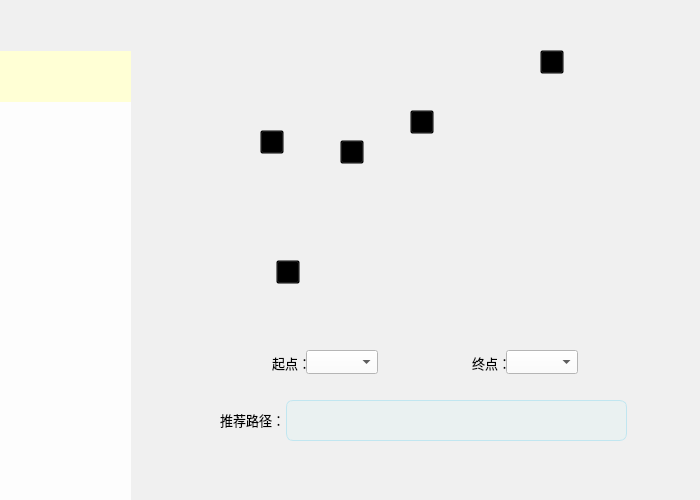
<?xml version="1.0" encoding="UTF-8"?>
<ui version="4.0">
 <class>MainWindow</class>
 <widget class="QMainWindow" name="MainWindow">
  <property name="geometry">
   <rect>
    <x>0</x>
    <y>0</y>
    <width>700</width>
    <height>500</height>
   </rect>
  </property>
  <property name="sizePolicy">
   <sizepolicy hsizetype="Preferred" vsizetype="Preferred">
    <horstretch>0</horstretch>
    <verstretch>0</verstretch>
   </sizepolicy>
  </property>
  <property name="minimumSize">
   <size>
    <width>700</width>
    <height>500</height>
   </size>
  </property>
  <property name="maximumSize">
   <size>
    <width>700</width>
    <height>500</height>
   </size>
  </property>
  <property name="windowTitle">
   <string>校园导览</string>
  </property>
  <property name="styleSheet">
   <string notr="true">background-color: rgb(240, 240, 240);</string>
  </property>
  <widget class="QWidget" name="centralwidget">
   <widget class="QPushButton" name="homeButton">
    <property name="geometry">
     <rect>
      <x>0</x>
      <y>0</y>
      <width>131</width>
      <height>51</height>
     </rect>
    </property>
    <property name="whatsThis">
     <string>&lt;html&gt;&lt;head/&gt;&lt;body&gt;&lt;p&gt;&lt;img src=&quot;:/images/img/home.png&quot;/&gt;&lt;/p&gt;&lt;/body&gt;&lt;/html&gt;</string>
    </property>
    <property name="styleSheet">
     <string notr="true">#homeButton{
	border: none;
	background-color: rgb(240, 240, 240);
	image: url(:/images/img/home.png);
	padding: 10px;
}

</string>
    </property>
    <property name="text">
     <string/>
    </property>
   </widget>
   <widget class="QPushButton" name="setButton">
    <property name="geometry">
     <rect>
      <x>0</x>
      <y>51</y>
      <width>131</width>
      <height>51</height>
     </rect>
    </property>
    <property name="styleSheet">
     <string notr="true">border: none;
background-color: rgb(255, 255, 213);
image: url(:/images/img/set.png);
padding: 10px;</string>
    </property>
    <property name="text">
     <string/>
    </property>
   </widget>
   <widget class="QWidget" name="widget_home" native="true">
    <property name="geometry">
     <rect>
      <x>140</x>
      <y>-10</y>
      <width>571</width>
      <height>491</height>
     </rect>
    </property>
    <property name="styleSheet">
     <string notr="true"/>
    </property>
    <widget class="QLabel" name="text_2">
     <property name="geometry">
      <rect>
       <x>332</x>
       <y>365</y>
       <width>41</width>
       <height>16</height>
      </rect>
     </property>
     <property name="font">
      <font>
       <pointsize>10</pointsize>
      </font>
     </property>
     <property name="text">
      <string>终点：</string>
     </property>
    </widget>
    <widget class="QLabel" name="pathText">
     <property name="geometry">
      <rect>
       <x>146</x>
       <y>410</y>
       <width>341</width>
       <height>41</height>
      </rect>
     </property>
     <property name="font">
      <font>
       <pointsize>10</pointsize>
      </font>
     </property>
     <property name="styleSheet">
      <string notr="true">#pathText{
	background-color: rgba(221, 245, 245, 0.3);
	border-style: solid;
	border-radius: 7px;
	border-width: 1px;
	border-color: rgb(193, 230, 240);
}</string>
     </property>
     <property name="text">
      <string/>
     </property>
    </widget>
    <widget class="QPushButton" name="site_4">
     <property name="geometry">
      <rect>
       <x>120</x>
       <y>140</y>
       <width>24</width>
       <height>24</height>
      </rect>
     </property>
     <property name="cursor">
      <cursorShape>PointingHandCursor</cursorShape>
     </property>
     <property name="styleSheet">
      <string notr="true">image: url(:/images/img/position.png);
background-color: transparent;</string>
     </property>
     <property name="text">
      <string/>
     </property>
    </widget>
    <widget class="QPushButton" name="map">
     <property name="geometry">
      <rect>
       <x>-51</x>
       <y>-7</y>
       <width>621</width>
       <height>351</height>
      </rect>
     </property>
     <property name="styleSheet">
      <string notr="true">image: url(:/images/img/map.png);
border: none;</string>
     </property>
     <property name="text">
      <string/>
     </property>
    </widget>
    <widget class="QPushButton" name="site_1">
     <property name="geometry">
      <rect>
       <x>270</x>
       <y>120</y>
       <width>24</width>
       <height>24</height>
      </rect>
     </property>
     <property name="cursor">
      <cursorShape>PointingHandCursor</cursorShape>
     </property>
     <property name="styleSheet">
      <string notr="true">image: url(:/images/img/position.png);
background-color: transparent;</string>
     </property>
     <property name="text">
      <string/>
     </property>
    </widget>
    <widget class="QComboBox" name="combo_begin">
     <property name="geometry">
      <rect>
       <x>166</x>
       <y>360</y>
       <width>72</width>
       <height>24</height>
      </rect>
     </property>
     <property name="styleSheet">
      <string notr="true">background-color: rgb(253,253,253);</string>
     </property>
    </widget>
    <widget class="QPushButton" name="site_3">
     <property name="geometry">
      <rect>
       <x>200</x>
       <y>150</y>
       <width>24</width>
       <height>24</height>
      </rect>
     </property>
     <property name="cursor">
      <cursorShape>PointingHandCursor</cursorShape>
     </property>
     <property name="styleSheet">
      <string notr="true">image: url(:/images/img/position.png);
background-color: transparent;</string>
     </property>
     <property name="text">
      <string/>
     </property>
    </widget>
    <widget class="QPushButton" name="site_2">
     <property name="geometry">
      <rect>
       <x>400</x>
       <y>60</y>
       <width>24</width>
       <height>24</height>
      </rect>
     </property>
     <property name="cursor">
      <cursorShape>PointingHandCursor</cursorShape>
     </property>
     <property name="styleSheet">
      <string notr="true">image: url(:/images/img/position.png);
background-color: transparent;</string>
     </property>
     <property name="text">
      <string/>
     </property>
    </widget>
    <widget class="QComboBox" name="combo_end">
     <property name="geometry">
      <rect>
       <x>366</x>
       <y>360</y>
       <width>72</width>
       <height>24</height>
      </rect>
     </property>
     <property name="styleSheet">
      <string notr="true">background-color: rgb(253,253,253);</string>
     </property>
    </widget>
    <widget class="QLabel" name="text_3">
     <property name="geometry">
      <rect>
       <x>80</x>
       <y>420</y>
       <width>71</width>
       <height>20</height>
      </rect>
     </property>
     <property name="font">
      <font>
       <pointsize>10</pointsize>
      </font>
     </property>
     <property name="text">
      <string>推荐路径：</string>
     </property>
    </widget>
    <widget class="QLabel" name="text_1">
     <property name="geometry">
      <rect>
       <x>132</x>
       <y>365</y>
       <width>41</width>
       <height>16</height>
      </rect>
     </property>
     <property name="font">
      <font>
       <pointsize>10</pointsize>
      </font>
     </property>
     <property name="text">
      <string>起点：</string>
     </property>
    </widget>
    <widget class="QPushButton" name="site_0">
     <property name="geometry">
      <rect>
       <x>136</x>
       <y>270</y>
       <width>24</width>
       <height>24</height>
      </rect>
     </property>
     <property name="cursor">
      <cursorShape>PointingHandCursor</cursorShape>
     </property>
     <property name="styleSheet">
      <string notr="true">image: url(:/images/img/position.png);
background-color: transparent;</string>
     </property>
     <property name="text">
      <string/>
     </property>
    </widget>
    <zorder>text_2</zorder>
    <zorder>map</zorder>
    <zorder>site_1</zorder>
    <zorder>site_3</zorder>
    <zorder>site_2</zorder>
    <zorder>text_3</zorder>
    <zorder>text_1</zorder>
    <zorder>site_0</zorder>
    <zorder>combo_begin</zorder>
    <zorder>combo_end</zorder>
    <zorder>pathText</zorder>
    <zorder>site_4</zorder>
   </widget>
   <widget class="QLabel" name="label">
    <property name="geometry">
     <rect>
      <x>0</x>
      <y>0</y>
      <width>131</width>
      <height>500</height>
     </rect>
    </property>
    <property name="styleSheet">
     <string notr="true">background-color: rgb(253, 253, 253);</string>
    </property>
    <property name="text">
     <string/>
    </property>
   </widget>
   <widget class="QLabel" name="delete_2">
    <property name="geometry">
     <rect>
      <x>410</x>
      <y>390</y>
      <width>131</width>
      <height>21</height>
     </rect>
    </property>
    <property name="text">
     <string>在下方删除道路：</string>
    </property>
   </widget>
   <widget class="QLabel" name="length">
    <property name="geometry">
     <rect>
      <x>580</x>
      <y>340</y>
      <width>40</width>
      <height>12</height>
     </rect>
    </property>
    <property name="text">
     <string>路径长度：</string>
    </property>
   </widget>
   <widget class="QLabel" name="delete_beginsite">
    <property name="geometry">
     <rect>
      <x>270</x>
      <y>420</y>
      <width>40</width>
      <height>12</height>
     </rect>
    </property>
    <property name="text">
     <string>道路起点：</string>
    </property>
   </widget>
   <widget class="QLabel" name="delete_endsite">
    <property name="geometry">
     <rect>
      <x>450</x>
      <y>420</y>
      <width>71</width>
      <height>20</height>
     </rect>
    </property>
    <property name="text">
     <string>道路终点：</string>
    </property>
   </widget>
   <widget class="QLabel" name="add_endsite">
    <property name="geometry">
     <rect>
      <x>420</x>
      <y>340</y>
      <width>40</width>
      <height>12</height>
     </rect>
    </property>
    <property name="text">
     <string>道路终点：</string>
    </property>
   </widget>
   <widget class="QComboBox" name="add_begin">
    <property name="geometry">
     <rect>
      <x>340</x>
      <y>330</y>
      <width>62</width>
      <height>22</height>
     </rect>
    </property>
   </widget>
   <widget class="QPushButton" name="deleteButton">
    <property name="geometry">
     <rect>
      <x>410</x>
      <y>360</y>
      <width>80</width>
      <height>18</height>
     </rect>
    </property>
    <property name="text">
     <string>确认</string>
    </property>
   </widget>
   <widget class="QComboBox" name="add_end">
    <property name="geometry">
     <rect>
      <x>480</x>
      <y>340</y>
      <width>81</width>
      <height>22</height>
     </rect>
    </property>
   </widget>
   <widget class="QComboBox" name="delete_begin">
    <property name="geometry">
     <rect>
      <x>340</x>
      <y>420</y>
      <width>62</width>
      <height>22</height>
     </rect>
    </property>
   </widget>
   <widget class="QComboBox" name="delete_end">
    <property name="geometry">
     <rect>
      <x>570</x>
      <y>420</y>
      <width>62</width>
      <height>22</height>
     </rect>
    </property>
   </widget>
   <widget class="QLineEdit" name="pathlength">
    <property name="geometry">
     <rect>
      <x>620</x>
      <y>330</y>
      <width>81</width>
      <height>20</height>
     </rect>
    </property>
   </widget>
   <widget class="QLabel" name="add_beignsite">
    <property name="geometry">
     <rect>
      <x>280</x>
      <y>330</y>
      <width>40</width>
      <height>12</height>
     </rect>
    </property>
    <property name="text">
     <string>道路起点：</string>
    </property>
   </widget>
   <widget class="QPushButton" name="addButton">
    <property name="geometry">
     <rect>
      <x>420</x>
      <y>460</y>
      <width>80</width>
      <height>18</height>
     </rect>
    </property>
    <property name="text">
     <string>确认</string>
    </property>
   </widget>
   <widget class="QLabel" name="add">
    <property name="geometry">
     <rect>
      <x>450</x>
      <y>450</y>
      <width>131</width>
      <height>31</height>
     </rect>
    </property>
    <property name="text">
     <string>在下方添加道路：</string>
    </property>
   </widget>
   <zorder>label</zorder>
   <zorder>setButton</zorder>
   <zorder>homeButton</zorder>
   <zorder>delete_2</zorder>
   <zorder>length</zorder>
   <zorder>delete_beginsite</zorder>
   <zorder>delete_endsite</zorder>
   <zorder>add_endsite</zorder>
   <zorder>add_begin</zorder>
   <zorder>deleteButton</zorder>
   <zorder>add_end</zorder>
   <zorder>delete_begin</zorder>
   <zorder>delete_end</zorder>
   <zorder>pathlength</zorder>
   <zorder>add_beignsite</zorder>
   <zorder>addButton</zorder>
   <zorder>add</zorder>
   <zorder>widget_home</zorder>
  </widget>
  <widget class="QMenuBar" name="menubar">
   <property name="geometry">
    <rect>
     <x>0</x>
     <y>0</y>
     <width>700</width>
     <height>17</height>
    </rect>
   </property>
  </widget>
 </widget>
 <resources/>
 <connections/>
</ui>
